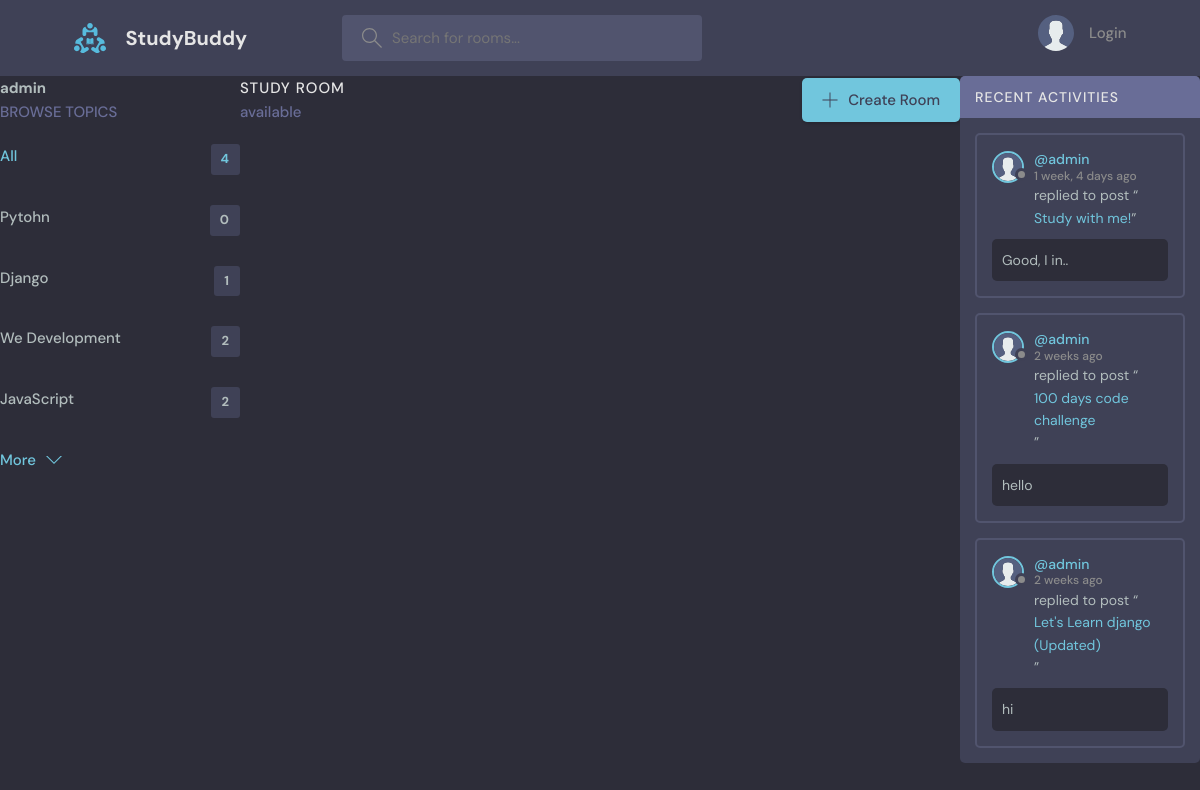
Before: /profile/3/ with the older database file.
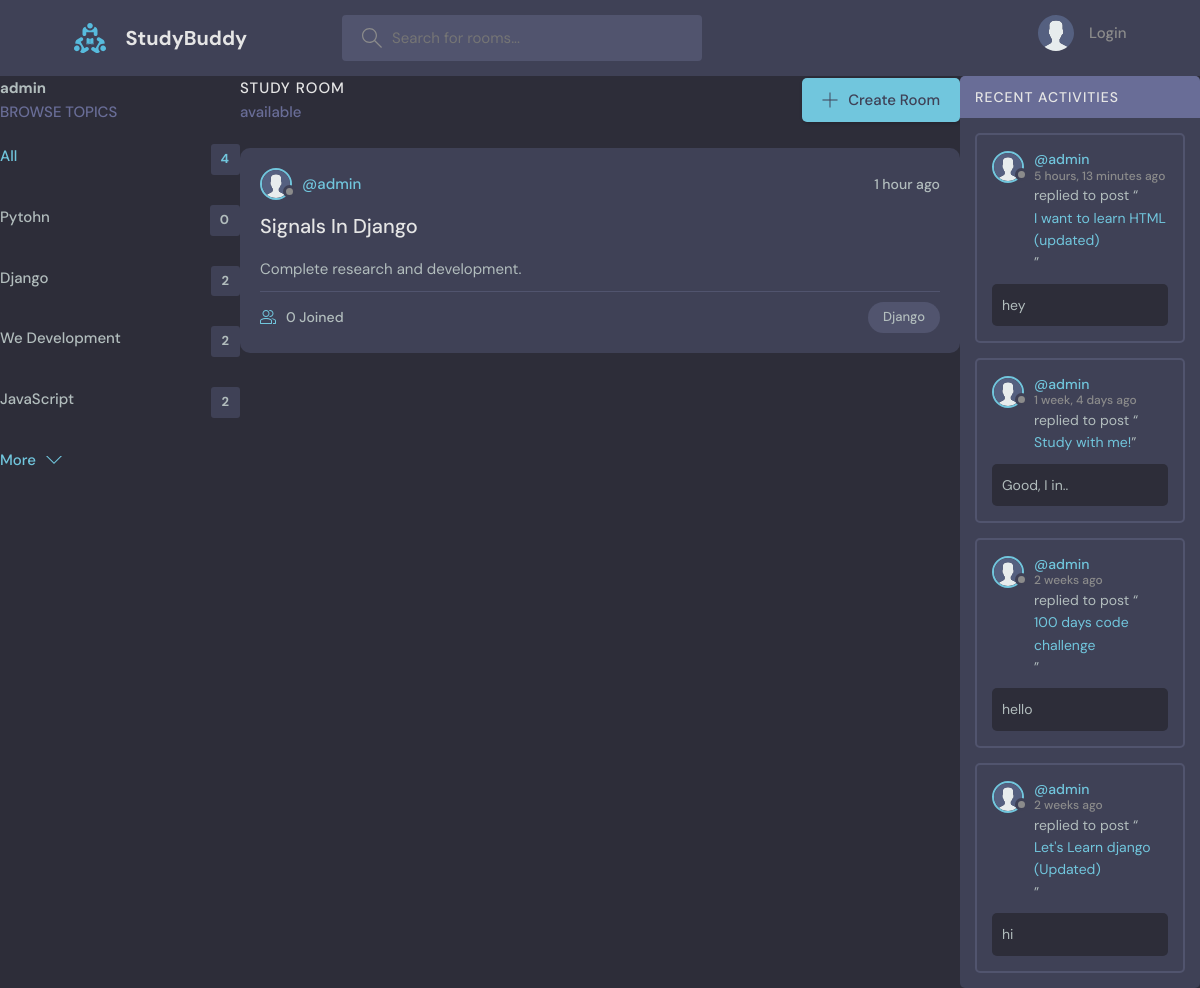
After: the same page with the newer database file.
### base/models.py (models this page shows, shortened)
class Topic(models.Model):
    name = models.CharField(max_length=200)

class Message(models.Model):
    user = models.ForeignKey(User, on_delete=models.CASCADE)
    room = models.ForeignKey(Room, on_delete=models.CASCADE)
    body = models.TextField()
    updated = models.DateTimeField(auto_now=True)
    created = models.DateTimeField(auto_now_add=True)
    class Meta:
        ordering = ['-updated', '-created'] # - means descending order

class Room(models.Model):
    host = models.ForeignKey(User, on_delete=models.SET_NULL, null=True)
    topic = models.ForeignKey(Topic, on_delete=models.SET_NULL, null=True)
    name = models.CharField(max_length=200)
    description = models.TextField(null=True, blank=True)
    participants = models.ManyToManyField(User, related_name='participants', blank=True) # many to many relationship
    updated = models.DateTimeField(auto_now=True)
    created = models.DateField(auto_now_add=True)
    class Meta:
        ordering = ['-updated', '-created'] # - means descending order

### base/views.py (the view)
# urls.py: path('profile/<str:pk>/', views.profilePage, name='profile'),
def profilePage(request, pk):
    users = User.objects.get(id=pk)
    rooms  = users.room_set.all()
    room_messages = users.message_set.all()
    topics = Topic.objects.all()
    print('---------------------')
    print(room_messages.query)
    print('---------------------')
    context = {'users':users, 'rooms': rooms, 'room_messages':room_messages, 'topics':topics}
    return render(request, 'base/profile.html', context)

### base/templates/base/profile.html (shortened to what this page needs)
{% extends 'main.html' %}
{% block content %}
<div class="profile-container">
    <div>
        <h2>{{users.username}}</h2>
        {% include 'base/topics_component.html' %}
    </div>
    <div>
        {% include 'base/feed_component.html' %}
    </div>
    <div>
        {% include 'base/activity_component.html' %}
    </div>
</div>
{% endblock content %}

### templates/main.html (shortened to what this page needs)
<!DOCTYPE html>
<html lang="en">
  <head>
    {% load static %}
    <link rel="stylesheet" href="{% static 'styles/style.css' %}" />
  </head>
  <body>
    {% include 'navbar.html' %}
    {% block content %}
    {% endblock %}
  </body>
</html>

### templates/navbar.html (shortened to what this page needs)
    {% load static %}
    <header class="header header--loggedIn">
        <div class="container">
          <a href="{% url 'home' %}" class="header__logo">
            <img src="{% static 'assets/logo.svg' %}" />
            <h1>StudyBuddy</h1>
          </a>
          <form class="header__search" action="{% url 'home' %}">
            <label>
              <input name="q" placeholder="Search for rooms..." />
            </label>
          </form>
          <nav class="header__menu">
            {% if request.user.is_authenticated %}
                <div class="header__user">
                <a href="{% url 'profile' request.user.id %}">
                    <div class="avatar avatar--medium active">
                    <img src="{% static 'assets/avatar.svg' %}" />
                    </div>
                    <p>{{request.user}} <span>@{{request.user.username}}</span></p>
                </a>
                <button class="dropdown-button">
                    <svg version="1.1" xmlns="http://www.w3.org/2000/svg" width="32" height="32" viewBox="0 0 32 32">
                    <title>chevron-down</title>
                    <path d="M16 21l-13-13h-3l16 16 16-16h-3l-13 13z"></path>
                    </svg>
                </button>
                </div>
                <div class="dropdown-menu">
                <a href="settings.html" class="dropdown-link"
                    ><svg version="1.1" xmlns="http://www.w3.org/2000/svg" width="32" height="32" viewBox="0 0 32 32">
                    <title>tools</title>
                    <path
                        d="M27.465 32c-1.211 0-2.35-0.471-3.207-1.328l-9.392-9.391c-2.369 0.898-4.898 0.951-7.355 0.15-3.274-1.074-5.869-3.67-6.943-6.942-0.879-2.682-0.734-5.45 0.419-8.004 0.135-0.299 0.408-0.512 0.731-0.572 0.32-0.051 0.654 0.045 0.887 0.277l5.394 5.395 3.586-3.586-5.394-5.395c-0.232-0.232-0.336-0.564-0.276-0.887s0.272-0.596 0.572-0.732c2.552-1.152 5.318-1.295 8.001-0.418 3.274 1.074 5.869 3.67 6.943 6.942 0.806 2.457 0.752 4.987-0.15 7.358l9.392 9.391c0.844 0.842 1.328 2.012 1.328 3.207-0 2.5-2.034 4.535-4.535 4.535zM15.101 19.102c0.26 0 0.516 0.102 0.707 0.293l9.864 9.863c0.479 0.479 1.116 0.742 1.793 0.742 1.398 0 2.535-1.137 2.535-2.535 0-0.668-0.27-1.322-0.742-1.793l-9.864-9.863c-0.294-0.295-0.376-0.74-0.204-1.119 0.943-2.090 1.061-4.357 0.341-6.555-0.863-2.631-3.034-4.801-5.665-5.666-1.713-0.561-3.468-0.609-5.145-0.164l4.986 4.988c0.391 0.391 0.391 1.023 0 1.414l-5 5c-0.188 0.188-0.441 0.293-0.707 0.293s-0.52-0.105-0.707-0.293l-4.987-4.988c-0.45 1.682-0.397 3.436 0.164 5.146 0.863 2.631 3.034 4.801 5.665 5.666 2.2 0.721 4.466 0.604 6.555-0.342 0.132-0.059 0.271-0.088 0.411-0.088z"
                    ></path>
                    </svg>
                    Settings</a
                >
                <a href="{% url 'logout' %}" class="dropdown-link"
                    ><svg version="1.1" xmlns="http://www.w3.org/2000/svg" width="32" height="32" viewBox="0 0 32 32">
                    <title>sign-out</title>
                    <path
                        d="M3 0h22c0.553 0 1 0 1 0.553l-0 3.447h-2v-2h-20v28h20v-2h2l0 3.447c0 0.553-0.447 0.553-1 0.553h-22c-0.553 0-1-0.447-1-1v-30c0-0.553 0.447-1 1-1z"
                    ></path>
                    <path
                        d="M21.879 21.293l1.414 1.414 6.707-6.707-6.707-6.707-1.414 1.414 4.293 4.293h-14.172v2h14.172l-4.293 4.293z"
                    ></path>
                    </svg>
                    Logout</a
                >
                </div>
            {% else %}
                <a href="{% url 'login' %}">
                <img src="{% static 'assets/avatar.svg' %}" />
                <p>Login</p>
                </a>
            {% endif %}
          </nav>
        </div>
    </header>

### base/templates/base/topics_component.html
<div class="topics">
    <div class="topics__header">
      <h2>Browse Topics</h2>
    </div>
    <ul class="topics__list">
      <li>
        <a href="{% url 'home' %}" class="active">All <span>{{topics.count}}</span></a>
      </li>
      {% for topic in topics %}
      <li>
        <a href="{% url 'home'%}?q={{topic.name}}">{{topic.name}} <span>{{topic.room_set.all.count}}</span></a>
      </li>
      {% endfor %}
    </ul>
    <a class="btn btn--link" href="topics.html">
      More
      <svg version="1.1" xmlns="http://www.w3.org/2000/svg" width="32" height="32" viewBox="0 0 32 32">
        <title>chevron-down</title>
        <path d="M16 21l-13-13h-3l16 16 16-16h-3l-13 13z"></path>
      </svg>
    </a>
  </div>

### base/templates/base/feed_component.html (shortened to what this page needs)
{% load static %}
<div class="roomList">
  <div class="roomList__header">
    <div>
      <h2>Study Room</h2>
      <p>{{room_count}} available</p>
    </div>
    <a class="btn btn--main" href="{% url 'create-room' %}">
      <svg version="1.1" xmlns="http://www.w3.org/2000/svg" width="32" height="32" viewBox="0 0 32 32">
        <title>add</title>
        <path
          d="M16.943 0.943h-1.885v14.115h-14.115v1.885h14.115v14.115h1.885v-14.115h14.115v-1.885h-14.115v-14.115z"
        ></path>
      </svg>
      Create Room
    </a>
  </div>
  {% for room in rooms %}
    <div class="roomListRoom">
      <div class="roomListRoom__header">
        <a href="{% url 'profile' room.host.id %}" class="roomListRoom__author">
          <div class="avatar avatar--small">
            <img src="{% static 'assets/avatar.svg' %}" />
          </div>
          <span>@{{room.host.username}}</span>
        </a>
        <div class="roomListRoom__actions">
          <span>{{room.created|timesince}} ago</span>
        </div>
      </div>
      <div class="roomListRoom__content">
        <a href="{% url 'room' room.id %}">{{ room.name }}</a>
        <p>
          {{room.description}}
        </p>
      </div>
      <div class="roomListRoom__meta">
        <a href="room.html" class="roomListRoom__joined">
          {{room.message_set.all.count}} Joined
        </a>
        <p class="roomListRoom__topic">{{room.topic.name}}</p>
      </div>
    </div>
  {% endfor %}
</div>

### base/templates/base/activity_component.html (shortened to what this page needs)
{% load static %}
  <div class="activities">
    <div class="activities__header">
      <h2>Recent Activities</h2>
    </div>
    {% for room_message in room_messages %}
      <div class="activities__box">
        <div class="activities__boxHeader roomListRoom__header">
          <a href="{% url 'profile' room_message.user.id %}" class="roomListRoom__author">
            <div class="avatar avatar--small">
              <img src="{% static 'assets/avatar.svg' %}" />
            </div>
            <p>
              @{{room_message.user.username}}
              <span>{{room_message.created|timesince}} ago</span>
            </p>
          </a>
        </div>
        <div class="activities__boxContent">
          <p>replied to post “<a href="{% url 'room' room_message.room.id %}">{{room_message.room.name}}</a>”</p>
          <div class="activities__boxRoomContent">
            {{room_message.body}}
          </div>
        </div>
      </div>
    {% endfor %}
  </div>

### base/templates/base/profile.html (style rules this page uses)
.profile-container { display: grid; grid-template-columns: 1fr 3fr 1fr; }

Changed rows visible on the page:
computed for Topic "Django": room_set.all.count "1" → "2"
added Room: host.username "admin", created "1 hour", name "Signals In Django", description "Complete research and development.", message_set.all.count "0", topic.name "Django"
added Message: user.username "admin", created "5 hours, 13 minutes", room.name "I want to learn HTML (updated)", body "hey"
